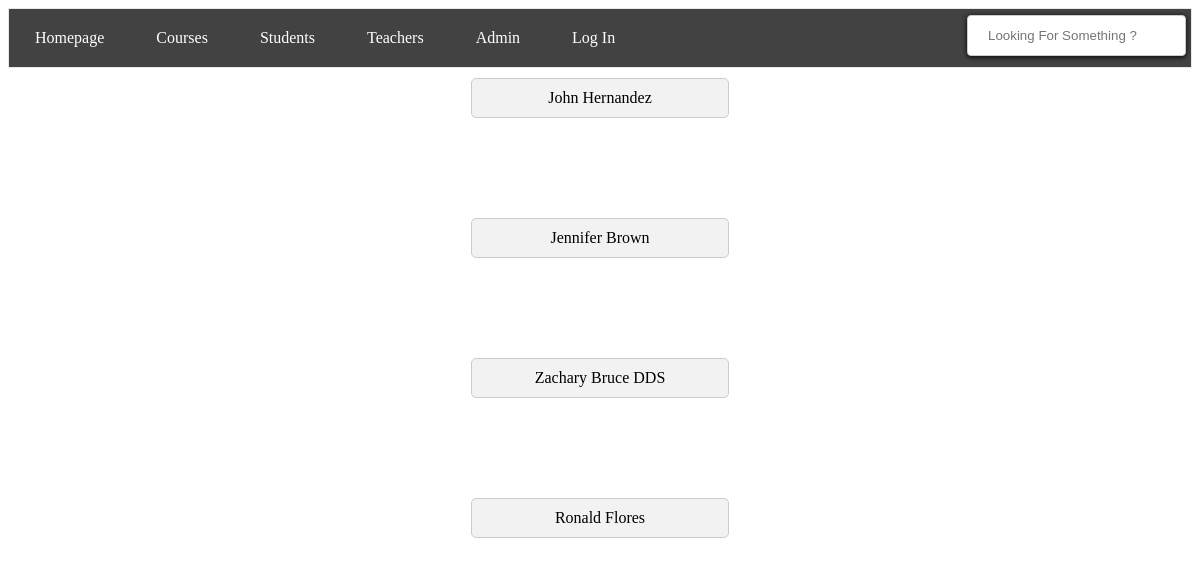
The page /teachers on the database its author committed.
### tables this page shows
CREATE TABLE teachers (
                id INTEGER PRIMARY KEY, 
                name TEXT NOT NULL,
                email TEXT NOT NULL UNIQUE
            );

### app.py (the view)
@app.route('/teachers', methods=['GET', 'POST'])
def teachers():
    teachers = [teacher for teacher in execute_query(
        "SELECT id,name FROM teachers")]
    return render_template("teachers.html", teachers=teachers)

### setup_db.py (called while the page is built)
def execute_query(sql):
    with sqlite3.connect("students.db") as conn:
        cur = conn.cursor()
        cur.execute(sql)
    return cur.fetchall()

### templates/teachers.html
    {% include "header.html" %}
    {% block content %}
    {% include "navbar.html" %}
    {% for teacher in teachers %}
    <div class="teacher-container">
      <a href="teacher/{{ teacher[0] }}">{{ teacher[1] }}</a>
    </div>
    {% endfor %}
    {% endblock %}

### static/style.css (style rules this page uses)
a { text-decoration: none; color: #000000; }
.teacher-container { display: flex; width:20%; justify-content: center; align-items: center; background-color: #f2f2f2; padding: 10px; border: 1px solid #ccc; border-radius: 5px; margin-bottom: 100px; margin-top: 10px; margin-left: auto; margin-right: auto; }
.teacher-container a { text-decoration: none; color: #000000; }

### rows shown on the page
teachers: name "John Hernandez"
teachers: name "Jennifer Brown"
teachers: name "Zachary Bruce DDS"
teachers: name "Ronald Flores"
